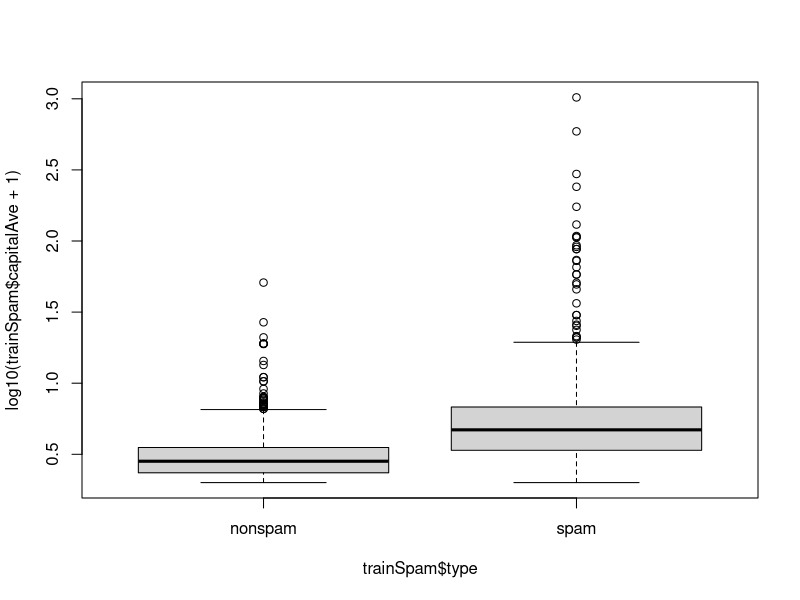
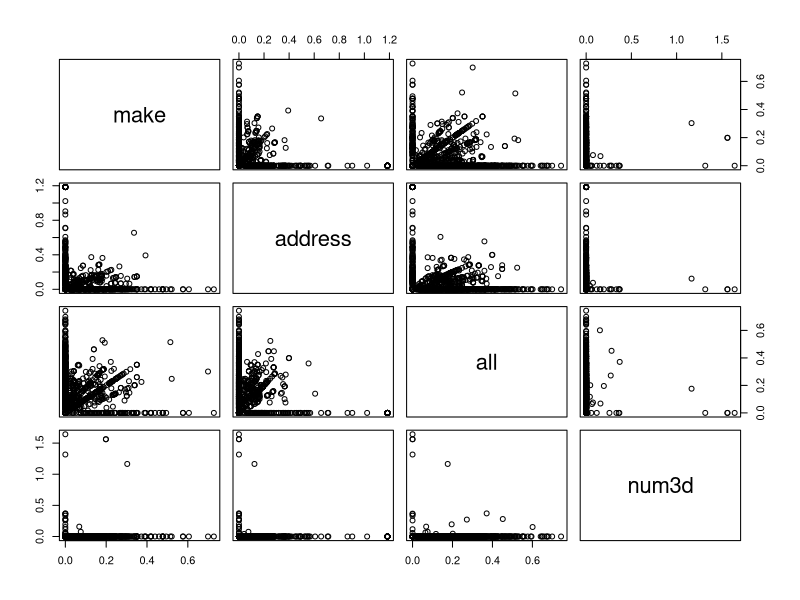
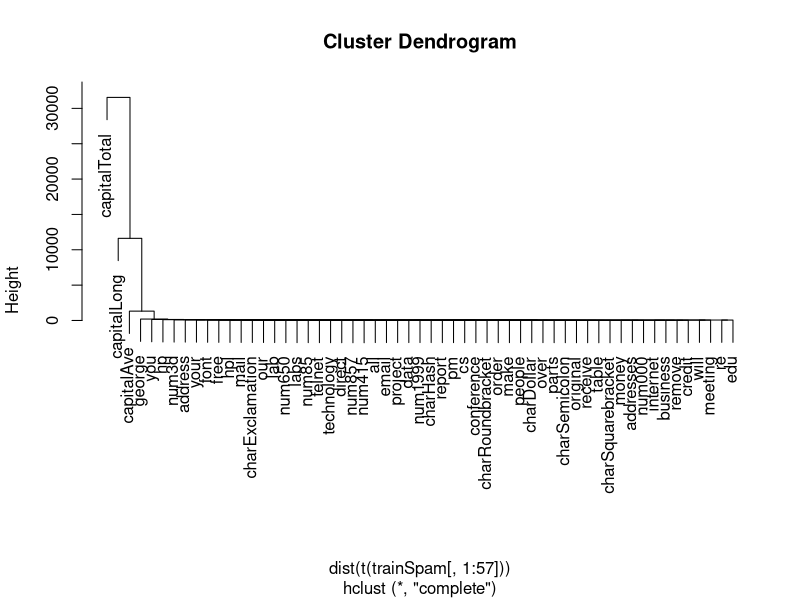
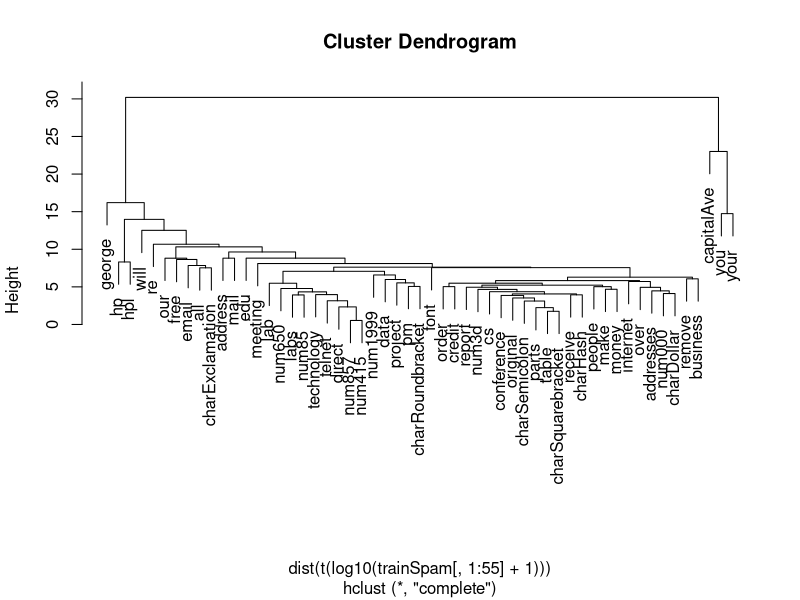

These charts were generated, in order, by the following R code: (Note: this script raises an error after producing the figures.)
## ---- chunk 1
library(kernlab)
data(spam)
set.seed(2412412)
trainIndicator <- rbinom(4601, size = 1, prob = 0.5)
table(trainIndicator)
trainSpam <- spam[trainIndicator == 1, ]
testSpam <- spam[trainIndicator == 0, ]
plot(log10(trainSpam$capitalAve + 1) ~ trainSpam$type)
plot(log10(trainSpam[,1:4]+1))
hCluster <- hclust(dist(t(trainSpam[,1:57])))
plot(hCluster)
hClusterUpdated <- hclust(dist(t(log10(trainSpam[,1:55]+1))))
plot(hClusterUpdated)
## ---- chunk 2
trainSpam$numType = as.numeric(trainSpam$type)-1
costFunction = function(x,y) sum(x!=(y > 0.5)) 
cvError = rep(NA,55)
library(boot)
for(i in 1:55){
  lmFormula = reformulate(names(trainSpam)[i], response = "numType")
  glmFit = glm(lmFormula,family="binomial",data=trainSpam)
  cvError[i] = cv.glm(trainSpam,glmFit,costFunction,2)$delta[2]
}

## Which predictor has minimum cross-validated error?
names(trainSpam)[which.min(cvError)]
## ---- chunk 3
## Use the best model from the group
predictionModel <- glm(numType ~ charDollar,family="binomial",data=trainSpam)

## Get predictions on the test set
predictionTest <- predict(predictionModel,testSpam)
predictedSpam <- rep("nonspam",dim(testSpam)[1])

## Classify as `spam' for those with prob > 0.5
predictedSpam[predictionModel$fitted > 0.5] = "spam"

## Classification table
table(predictedSpam,testSpam$type)
